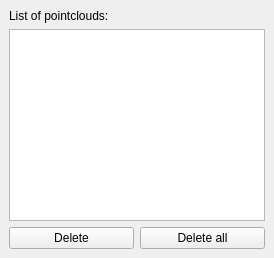
  <widget class="QDockWidget" name="dockWidget_2">
   <property name="sizePolicy">
    <sizepolicy hsizetype="Minimum" vsizetype="Fixed">
     <horstretch>0</horstretch>
     <verstretch>0</verstretch>
    </sizepolicy>
   </property>
   <property name="minimumSize">
    <size>
     <width>242</width>
     <height>229</height>
    </size>
   </property>
   <attribute name="dockWidgetArea">
    <number>2</number>
   </attribute>
   <widget class="QWidget" name="dockWidgetContents_4">
    <layout class="QGridLayout" name="gridLayout_4">
     <item row="2" column="0">
      <widget class="QPushButton" name="deleteBtn">
       <property name="sizePolicy">
        <sizepolicy hsizetype="Expanding" vsizetype="Fixed">
         <horstretch>0</horstretch>
         <verstretch>0</verstretch>
        </sizepolicy>
       </property>
       <property name="text">
        <string>Delete</string>
       </property>
      </widget>
     </item>
     <item row="0" column="0">
      <widget class="QLabel" name="label_2">
       <property name="text">
        <string>List of pointclouds:</string>
       </property>
      </widget>
     </item>
     <item row="2" column="1">
      <widget class="QPushButton" name="deleteAllBtn">
       <property name="sizePolicy">
        <sizepolicy hsizetype="Expanding" vsizetype="Fixed">
         <horstretch>0</horstretch>
         <verstretch>0</verstretch>
        </sizepolicy>
       </property>
       <property name="text">
        <string>Delete all</string>
       </property>
      </widget>
     </item>
     <item row="1" column="0" colspan="2">
      <widget class="QListView" name="pointcloudList">
       <property name="editTriggers">
        <set>QAbstractItemView::NoEditTriggers</set>
       </property>
       <property name="selectionMode">
        <enum>QAbstractItemView::SingleSelection</enum>
       </property>
       <property name="viewMode">
        <enum>QListView::ListMode</enum>
       </property>
      </widget>
     </item>
    </layout>
   </widget>
  </widget>
